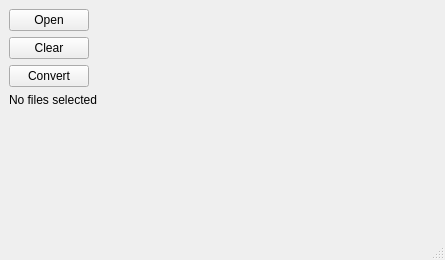
<?xml version="1.0" encoding="UTF-8"?>
<ui version="4.0">
 <class>ui2py</class>
 <widget class="QMainWindow" name="ui2py">
  <property name="geometry">
   <rect>
    <x>0</x>
    <y>0</y>
    <width>445</width>
    <height>260</height>
   </rect>
  </property>
  <property name="minimumSize">
   <size>
    <width>445</width>
    <height>260</height>
   </size>
  </property>
  <property name="windowTitle">
   <string>ui2py</string>
  </property>
  <widget class="QWidget" name="centralwidget">
   <layout class="QFormLayout" name="formLayout">
    <item row="0" column="0">
     <widget class="QPushButton" name="OpenButton">
      <property name="text">
       <string>Open</string>
      </property>
     </widget>
    </item>
    <item row="2" column="0">
     <widget class="QPushButton" name="SaveButton">
      <property name="text">
       <string>Convert</string>
      </property>
     </widget>
    </item>
    <item row="6" column="0">
     <widget class="QLabel" name="PathLabel">
      <property name="cursor">
       <cursorShape>ArrowCursor</cursorShape>
      </property>
      <property name="text">
       <string/>
      </property>
     </widget>
    </item>
    <item row="1" column="0">
     <widget class="QPushButton" name="ClearButton">
      <property name="text">
       <string>Clear</string>
      </property>
     </widget>
    </item>
    <item row="4" column="0">
     <widget class="QLabel" name="SelectedFilesLabel">
      <property name="text">
       <string>No files selected</string>
      </property>
     </widget>
    </item>
   </layout>
  </widget>
  <widget class="QMenuBar" name="menubar">
   <property name="geometry">
    <rect>
     <x>0</x>
     <y>0</y>
     <width>445</width>
     <height>21</height>
    </rect>
   </property>
  </widget>
  <widget class="QStatusBar" name="statusbar"/>
  <action name="actionUsage">
   <property name="text">
    <string>Help</string>
   </property>
  </action>
  <action name="actionInfo">
   <property name="text">
    <string>Info</string>
   </property>
  </action>
  <action name="actionAbout">
   <property name="text">
    <string>About</string>
   </property>
  </action>
 </widget>
 <resources/>
 <connections/>
</ui>
